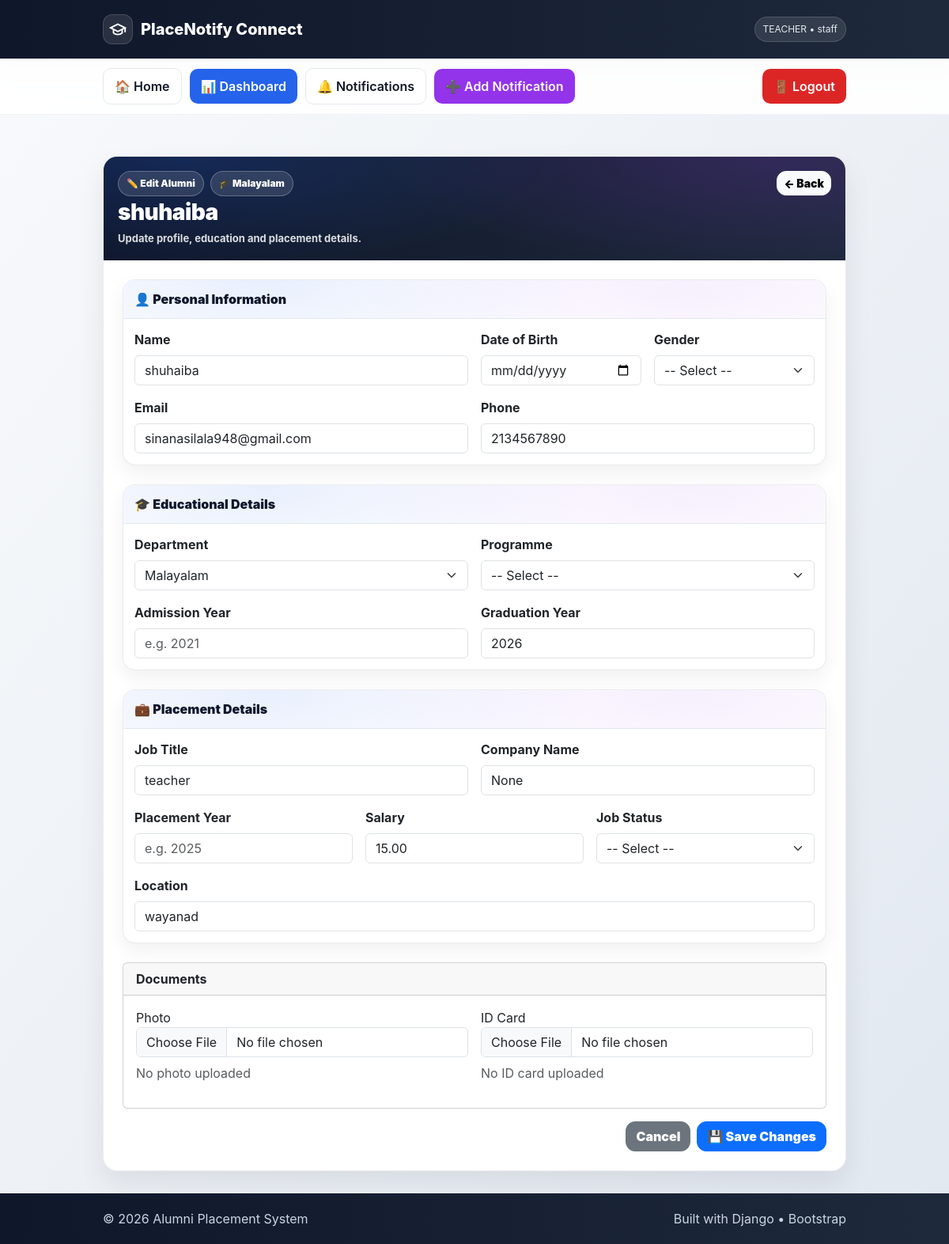
Page /alumni/edit/3/ (signed in) on the earlier database version.
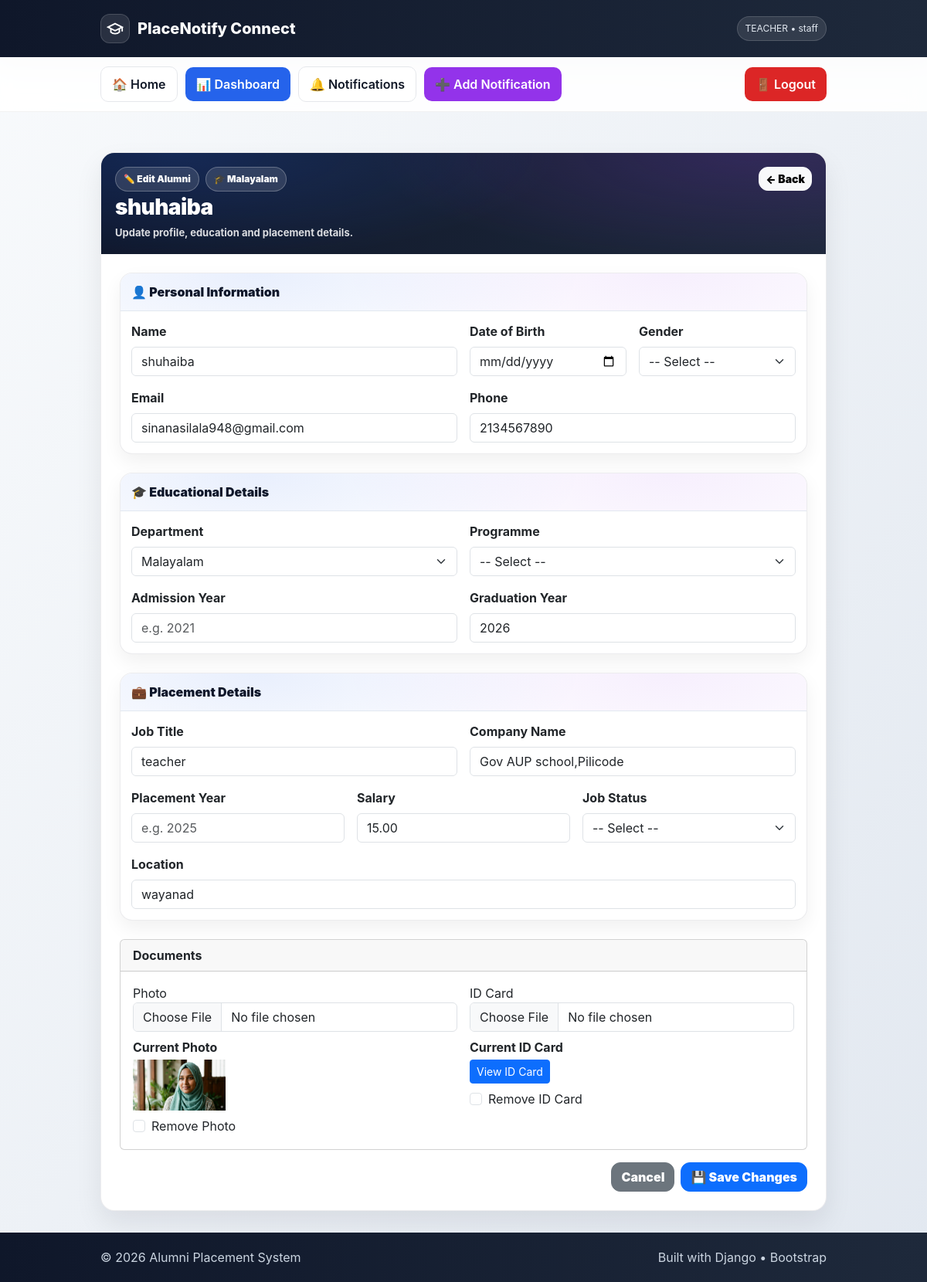
Same page on the later database version.
### mainapp/models.py (models this page shows, shortened)
class Alumni(models.Model):
    GENDER_CHOICES = (
        ('Male', 'Male'),
        ('Female', 'Female'),
        ('Other', 'Other'),
    )
    JOB_STATUS_CHOICES = (
        ('Placed', 'Placed'),
        ('Promoted', 'Promoted'),
        ('Resigned', 'Resigned'),
        ('Higher Studies', 'Higher Studies'),
    )
    name = models.CharField(max_length=100)
    dob = models.DateField(null=True, blank=True)
    gender = models.CharField(
        max_length=10,
        choices=GENDER_CHOICES,
        null=True,
        blank=True
    )
    email = models.EmailField(null=True, blank=True)
    phone = models.CharField(
        max_length=15,
        null=True,
        blank=True
    )
    department = models.ForeignKey(
        'Department',
        on_delete=models.CASCADE,
        related_name='alumni'
    )
    programme = models.ForeignKey(
        'Programme',
        on_delete=models.CASCADE,
        null=True,
        blank=True,
        related_name='alumni'
    )
    admission_year = models.IntegerField(null=True, blank=True)
    graduation_year = models.IntegerField()
    job_title = models.CharField(
        max_length=100,
        null=True,
        blank=True
    )
    company_name = models.CharField(
        max_length=100,
        null=True,
        blank=True
    )
    placement_year = models.IntegerField(
        null=True,
        blank=True
    )
    salary = models.DecimalField(
        max_digits=10,
        decimal_places=2,
        null=True,
        blank=True
    )
    job_status = models.CharField(
        max_length=20,
        choices=JOB_STATUS_CHOICES,
        null=True,
        blank=True
    )
    location = models.CharField(
        max_length=100,
        null=True,
        blank=True
    )
    photo = models.ImageField(
        upload_to='photos/',
        null=True,
        blank=True
    )
    id_card = models.FileField(
        upload_to='id_cards/',
        null=True,
        blank=True
    )
    created_at = models.DateTimeField(auto_now_add=True, null=True, blank=True)
    updated_at = models.DateTimeField(auto_now=True, null=True, blank=True)
    class Meta:
        ordering = ['-graduation_year', 'name']
        verbose_name = "Alumni"
        verbose_name_plural = "Alumni Records"

class Department(models.Model):
    name = models.CharField(max_length=100)
    def __str__(self):
        return self.name

### mainapp/views.py (the view, shortened to what this page needs)
# urls.py: path('alumni/edit/<int:id>/', views.edit_alumni, name='edit_alumni'),  # ← FIRST
@login_required
def edit_alumni(request, id):
    alumni = get_object_or_404(Alumni, id=id)
    departments = DepartmentModel.objects.all()
    programmes = ProgrammeModel.objects.all()
    return render(request, 'edit_alumni.html', {
        'alumni': alumni,
        'departments': departments,
        'programmes': programmes,
    })

### mainapp/templates/edit_alumni.html (shortened to what the changed rows need)
{% extends "base.html" %}
{% block content %}
<div class="container mt-4 wrap">
  <div class="panel">
    <div class="panel-head">
      <div>
        <div class="d-flex flex-wrap gap-2 mb-1">
          <span class="pill">✏️ Edit Alumni</span>
          <span class="pill">🎓 {{ alumni.department }}</span>
        </div>
        <h3>{{ alumni.name }}</h3>
        <div class="meta">
          Update profile, education and placement details.
        </div>
      </div>
    </div>
    <div class="p-4">
      <form method="POST" enctype="multipart/form-data">
        <div class="section mb-4">
          <div class="section-body">
            <div class="row g-3">
              <div class="col-md-6">
                <label class="form-label fw-bold">Name</label>
                <input type="text" name="name" class="form-control"
                       value="{{ alumni.name }}" required>
              </div>
              <div class="col-md-6">
                <label class="form-label fw-bold">Email</label>
                <input type="email" name="email" class="form-control"
                       value="{{ alumni.email }}" placeholder="example@mail.com">
              </div>
              <div class="col-md-6">
                <label class="form-label fw-bold">Phone</label>
                <input type="text" name="phone" class="form-control"
                       value="{{ alumni.phone }}" placeholder="+91 98xxxxxx12">
              </div>
            </div>
          </div>
        </div>
        <div class="section mb-4">
          <div class="section-body">
            <div class="row g-3">
              <div class="col-md-6">
                <label class="form-label fw-bold">Department</label>
                <select name="department" class="form-select" required>
                  {% for d in departments %}
                    <option value="{{ d.id }}" {% if alumni.department.id == d.id %}selected{% endif %}>
                      {{ d.name }}
                    </option>
                  {% endfor %}
                </select>
              </div>
              <div class="col-md-6">
                <label class="form-label fw-bold">Graduation Year</label>
                <input type="number" name="graduation_year" class="form-control"
                       value="{{ alumni.graduation_year }}" required placeholder="e.g. 2025">
              </div>
            </div>
          </div>
        </div>
        <div class="section mb-4">
          <div class="section-body">
            <div class="row g-3">
              <div class="col-md-6">
                <label class="form-label fw-bold">Job Title</label>
                <input type="text" name="job_title" class="form-control"
                       value="{{ alumni.job_title }}" placeholder="e.g. Software Engineer">
              </div>
              <div class="col-md-6">
                <label class="form-label fw-bold">Company Name</label>
                <input type="text" name="company_name" class="form-control"
                       value="{{ alumni.company_name }}" placeholder="e.g. Infosys / TCS">
              </div>
              <div class="col-md-4">
                <label class="form-label fw-bold">Salary</label>
                <input type="number" step="0.01" name="salary" class="form-control"
                       value="{{ alumni.salary }}" placeholder="e.g. 600000.00">
              </div>
              <div class="col-md-12">
                <label class="form-label fw-bold">Location</label>
                <input type="text" name="location" class="form-control"
                       value="{{ alumni.location }}" placeholder="e.g. Chennai, India">
              </div>
            </div>
          </div>
        </div>
<div class="card mb-3">
  <div class="card-body row g-3">
    <div class="col-md-6">
      <label>Photo</label>
      <input type="file" name="photo" class="form-control">
      {% if alumni.photo %}
        <div class="mt-2">
          <p class="fw-bold mb-1">Current Photo</p>
          <img src="{{ alumni.photo.url }}" width="120" class="mb-2">
          <div class="form-check">
            <input type="checkbox" name="remove_photo" class="form-check-input" id="removePhoto">
            <label class="form-check-label" for="removePhoto">
              Remove Photo
            </label>
          </div>
        </div>
      {% else %}
        <p class="text-muted mt-2">No photo uploaded</p>
      {% endif %}
    </div>
    <div class="col-md-6">
      <label>ID Card</label>
      <input type="file" name="id_card" class="form-control">
      {% if alumni.id_card %}
        <div class="mt-2">
          <p class="fw-bold mb-1">Current ID Card</p>
          <a href="{% url 'view_id_card' alumni.id %}"
             class="btn btn-sm btn-primary mb-2">
            View ID Card
          </a>
          <div class="form-check">
            <input type="checkbox" name="remove_id_card" class="form-check-input" id="removeIdCard">
            <label class="form-check-label" for="removeIdCard">
              Remove ID Card
            </label>
          </div>
        </div>
      {% else %}
        <p class="text-muted mt-2">No ID card uploaded</p>
      {% endif %}
    </div>
  </div>
</div>
      </form>
    </div>
  </div>
{% endblock %}

Differences in the rows shown:
changed Alumni "shuhaiba": company_name "None" → "Gov AUP school,Pilicode"; photo: picture added
Other differences:
form field remove_photo: (not shown) → "☐"
form field remove_id_card: (not shown) → "☐"
text no longer shown: "No photo uploaded No ID card uploaded"
text now shown: "Current Photo Remove Photo Current ID Card View ID Card Remove ID Card"
